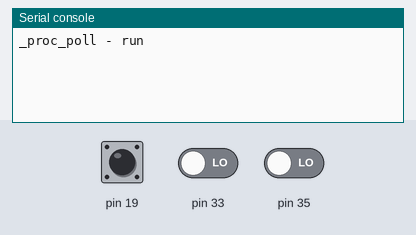
A program run on a simulated MicroPython board. Shown: the last lines printed to the serial console. Inputs (shaded band) come from the test bench; at power-on: pin 19 HIGH, pin 33 LOW, pin 35 LOW. Threads take turns every 2 ms.

Above: at 1.2 s.
1.3 s: pin 19 pulled LOW for 0.15 s
At 2.6 s:
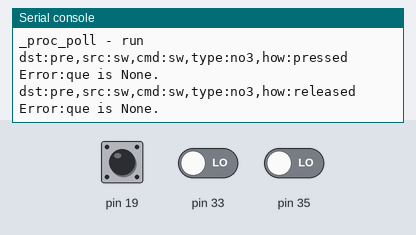
2.9 s: pin 19 pulled LOW for 1 s
At 3.8 s:
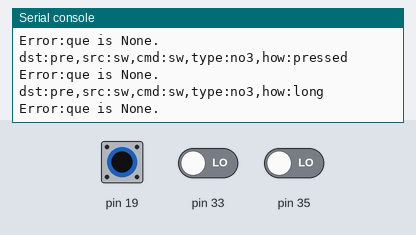
5.4 s: pin 33 driven HIGH
At 6.0 s:
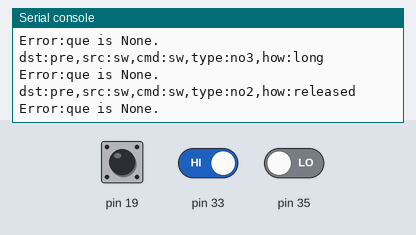
6.9 s: pin 35 driven HIGH
At 8.1 s:
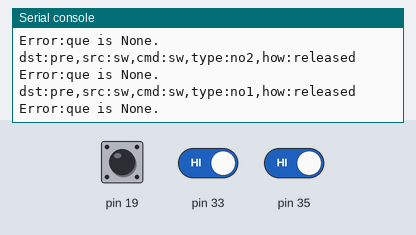
8.4 s: pin 33 driven LOW
At 9.6 s:
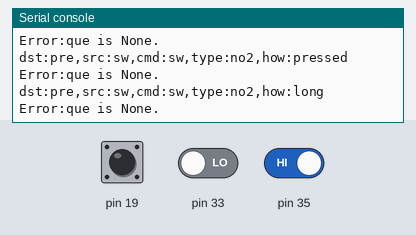
9.9 s: pin 35 driven LOW
At 11.0 s:
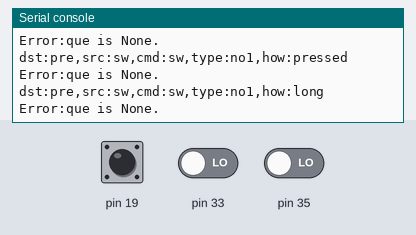
Timing chart, 0 to 12.4 s (numbered marks = the images above; inputs shaded):
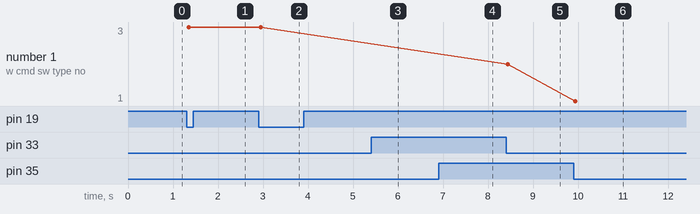

Measured:
- after the input at 1.3 s, the serial console: prints a new line after 0.05 s (image 1)
- after the input at 2.9 s, the serial console: prints a new line after 0.23 s (image 2)
- after the input at 5.4 s, the serial console: prints a new line at once (image 3)
- after the input at 6.9 s, the serial console: prints a new line at once (image 4)
- after the input at 8.4 s, the serial console: prints a new line at once (image 5)
- after the input at 9.9 s, the serial console: prints a new line at once (image 6)

The program:

sw.py
```python
from machine import Pin

import _thread
import time

from util import *

TACT_SW_DEFs = {
    "no1": (35, "in", 0),
    "no2": (33, "in", 0),
    "no3": (19, "in_pullup", 0),
}


# 50msec
TACT_JUDGE_PRESS = [False, False, True, True]
# 200sec
TACT_JUDGE_LONG = [False, False,
                   True, True, True, True, True, True, True, True]
# released
TACT_JUDGE_RELEASE = [True, True, False, False]

class TackSwitch:
    def __init__(self, pin, mode, push_logic):
        if mode == "in":
            self.pin = Pin(pin, Pin.IN)
            pass
        elif mode == "in_pullup":
            self.pin = Pin(pin, Pin.IN, Pin.PULL_UP)
        else:
            raise Exception('')

        self.store = []
        self.long_store = []
        self.push_logic = push_logic
        self.long_evt = False


    def read(self):
        value = self.pin.value()
        if value == self.push_logic:
            return True
        else:
            return False


    def read_poll(self):
        logic = self.read()

        # 短押し
        self.store.append(logic)
        if len(self.store) <= len(TACT_JUDGE_PRESS):
            return False, None
        self.store.pop(0)
        if TACT_JUDGE_PRESS == self.store:
            return True, "pressed"

        # スイッチ離す
        if TACT_JUDGE_RELEASE == self.store:
            if self.long_evt:
                self.long_evt = False
                return False, None
            return True, "released"

        # 長押し
        self.long_store.append(logic)
        if len(self.long_store) <= len(TACT_JUDGE_LONG):
            return False, None
        self.long_store.pop(0)
        if TACT_JUDGE_LONG == self.long_store:
            self.long_evt = True
            return True, "long"

        # イベントなし
        return False, None


class SwProc():

    def __init__(self, lock=None, snd_que=None, rcv_que=None):
        self._lock = lock
        self._tsws = {k: TackSwitch(v[0], v[1], v[2]) for k, v in TACT_SW_DEFs.items()}
        self._snd_que = snd_que
        self._rcv_que = rcv_que
        return


    def _proc_poll(self):
        print("_proc_poll - run")
        while True:
            time.sleep_ms(25)
            for key, tact_sw in self._tsws.items():
                sw_evt, sw_how = tact_sw.read_poll()
                if sw_evt:
                    print("dst:pre,src:sw,cmd:sw" + ",type:" + str(key) + ",how:" + sw_how)
                    send_que(self._lock, self._snd_que, ("dst:pre,src:sw,cmd:sw" + ",type:" + str(key) + ",how:" + sw_how))


    def run(self):
        _thread.start_new_thread(self._proc_poll, ())

def main():
    lock = _thread.allocate_lock()
    sw_proc = SwProc(lock)
    sw_proc.run()
    time.sleep(10)


if __name__ == "__main__":
    main()
```

util.py
```python
# 通知とIFTTT-Webhookイベントの紐づけ
#  - cmd:sw,type:no1,how:released" => sw1をイベントIDとしてIFTTTにリクエスト
KEY_TO_EVENTID = {
    "no1" : {
        "pressed" : None,
        "released" : "sw1",
        "long" : "long_sw1",
    },
    "no2" : {
        "pressed" : None,
        "released" : "sw2",
        "long" : "long_sw2",
    },
    "no3" : {
        "pressed" : None,
        "released" : "sw3",
        "long" : "long_sw3",
    },
}

def conv_msg2dict(msg):
    # input : "a:b,c:d"
    # output: {"a":"b","c":"d"}
    d = {}
    for item in msg.split(','):
        key, val = item.split(':')
        d[key] = val
    return d

def conv_typ2eventid(typ, how):
    if typ in KEY_TO_EVENTID:
        return KEY_TO_EVENTID[typ][how]
    return None

def str2bool(s):
    return s.lower() in ["true", "t", "yes", "1"]

def send_que(lock, que, value):
    if que is None:
        print("Error:que is None.")
        return
    # lock
    lock_p = lock.acquire(1, -1) #wait forever
    if not lock_p:
        print("Error:task can not get the lock.")
    else:
        que.append(value)
        lock.release()
    # unlock
    return

def recv_que(lock, que):
    if que is None:
        print("Error:que is None.")
        return

    val = None

    # lock
    lock_p = lock.acquire(1, -1) #wait forever
    if not lock_p:
        print("Error:task can not get the lock.")
    else:
        if len(que) > 0:
            val = que[0]
            del que[0]
        lock.release()
    # unlock
    return val
```
